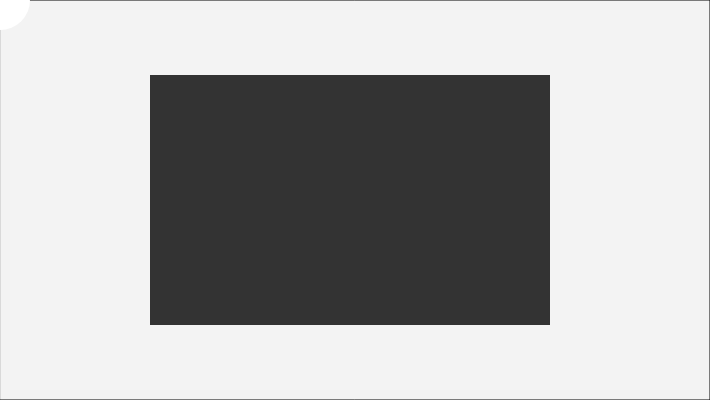
Frame 1 (no input)
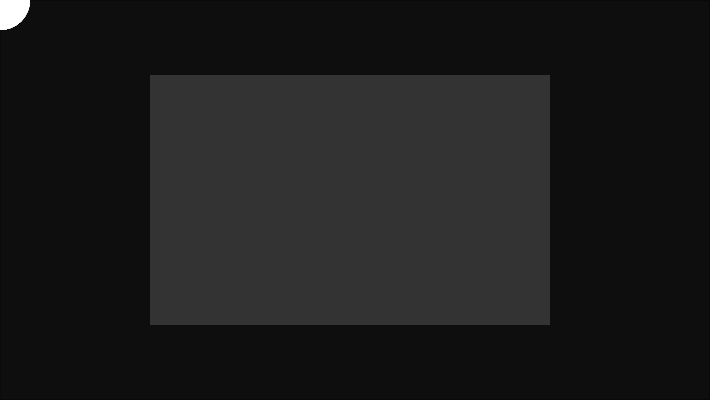
Frame 60 (no input)
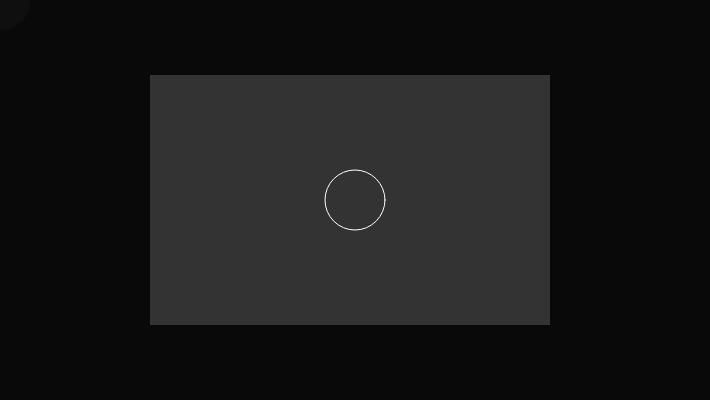
Frame 120 (the mouse pressed at the canvas centre since frame 60)

The p5.js sketch that drew these frames (run headless with seeded random() and noise() and a simulated clock; from frame 60 on, the mouse is pressed at the canvas centre):

// p5.js sketch
// ── sketch.js

let pg;

function setup() {
  createCanvas(710, 400);
  pg = createGraphics(400, 250);
}

function draw() {
  fill(0, 12);
  rect(0, 0, width, height);
  fill(255);
  noStroke();
  ellipse(mouseX, mouseY, 60, 60);

  pg.background(51);
  pg.noFill();
  pg.stroke(255);
  pg.ellipse(mouseX - 150, mouseY - 75, 60, 60);

  //Draw the offscreen buffer to the screen with image()
  image(pg, 150, 75);
}
